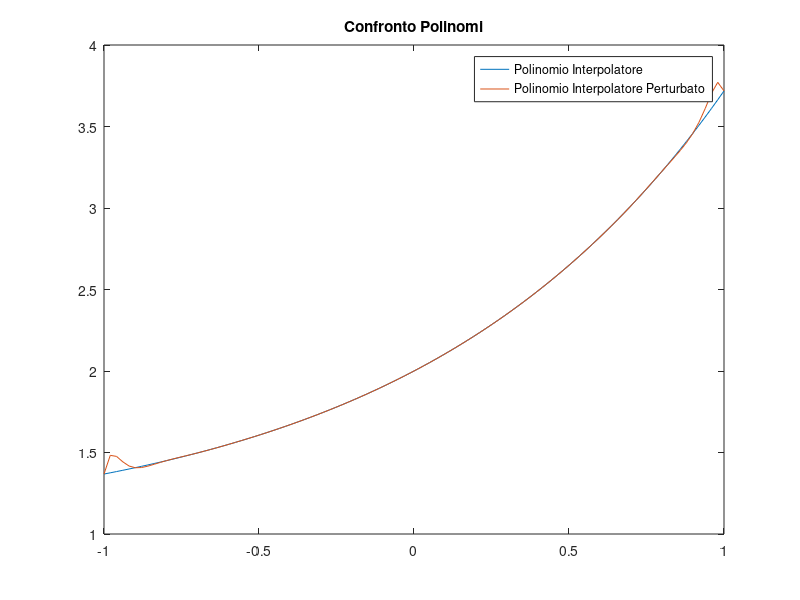

This figure's MATLAB source:
clear
clc
close all

f = @(x) exp(x) + 1;
f_p = @(x,i) f(x) + (-1).^(i)*10^(-5);
a = -1;
b = 1;
grado  = 20;
n_nodi = grado + 1;
nodi = linspace(a,b,grado + 1);
n_points_grid = 100;
griglia = linspace(a,b,n_points_grid);

y = f(nodi);
vander = vander(nodi);
coeff_f = vander \ y';
p_val = polyval(coeff_f,griglia);

y_fp = zeros(n_nodi,1);
for i=1:n_nodi
    y_fp(i) = f_p(nodi(i),i);
end

coeff_fp = vander \ y_fp;

fp_val = polyval(coeff_fp,griglia);


err_max_coefficienti = norm(coeff_f-coeff_fp,inf)
err_max_pol_val = norm(p_val-fp_val,inf)

plot(griglia,p_val);
hold on;
plot(griglia,fp_val);

title("Confronto Polinomi");
legend("Polinomio Interpolatore","Polinomio Interpolatore Perturbato")